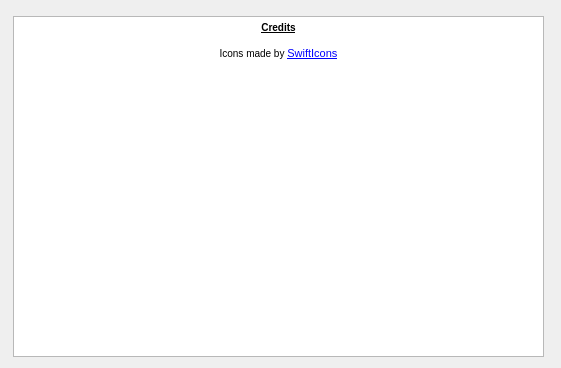
<?xml version="1.0" encoding="UTF-8"?>
<ui version="4.0">
 <class>credits</class>
 <widget class="QDialog" name="credits">
  <property name="geometry">
   <rect>
    <x>0</x>
    <y>0</y>
    <width>561</width>
    <height>368</height>
   </rect>
  </property>
  <property name="windowTitle">
   <string>Credits</string>
  </property>
  <widget class="QTextEdit" name="textEdit">
   <property name="geometry">
    <rect>
     <x>13</x>
     <y>16</y>
     <width>531</width>
     <height>341</height>
    </rect>
   </property>
   <property name="html">
    <string>&lt;!DOCTYPE HTML PUBLIC &quot;-//W3C//DTD HTML 4.0//EN&quot; &quot;http://www.w3.org/TR/REC-html40/strict.dtd&quot;&gt;
&lt;html&gt;&lt;head&gt;&lt;meta name=&quot;qrichtext&quot; content=&quot;1&quot; /&gt;&lt;style type=&quot;text/css&quot;&gt;
p, li { white-space: pre-wrap; }
&lt;/style&gt;&lt;/head&gt;&lt;body style=&quot; font-family:'MS Shell Dlg 2'; font-size:7.8pt; font-weight:400; font-style:normal;&quot;&gt;
&lt;p align=&quot;center&quot; style=&quot; margin-top:0px; margin-bottom:0px; margin-left:0px; margin-right:0px; -qt-block-indent:0; text-indent:0px;&quot;&gt;&lt;span style=&quot; font-weight:600; text-decoration: underline;&quot;&gt;Credits&lt;/span&gt;&lt;/p&gt;
&lt;p align=&quot;center&quot; style=&quot;-qt-paragraph-type:empty; margin-top:0px; margin-bottom:0px; margin-left:0px; margin-right:0px; -qt-block-indent:0; text-indent:0px; font-weight:600; text-decoration: underline;&quot;&gt;&lt;br /&gt;&lt;/p&gt;
&lt;p align=&quot;center&quot; style=&quot; margin-top:0px; margin-bottom:0px; margin-left:0px; margin-right:0px; -qt-block-indent:0; text-indent:0px;&quot;&gt;Icons made by &lt;a href=&quot;https://www.flaticon.com/authors/swifticons&quot;&gt;&lt;span style=&quot; font-size:8pt; text-decoration: underline; color:#0000ff;&quot;&gt;SwiftIcons&lt;/span&gt;&lt;/a&gt;&lt;/p&gt;
&lt;p align=&quot;center&quot; style=&quot;-qt-paragraph-type:empty; margin-top:0px; margin-bottom:0px; margin-left:0px; margin-right:0px; -qt-block-indent:0; text-indent:0px; font-size:8pt; text-decoration: underline; color:#0000ff;&quot;&gt;&lt;br /&gt;&lt;/p&gt;&lt;/body&gt;&lt;/html&gt;</string>
   </property>
  </widget>
 </widget>
 <resources/>
 <connections/>
</ui>
